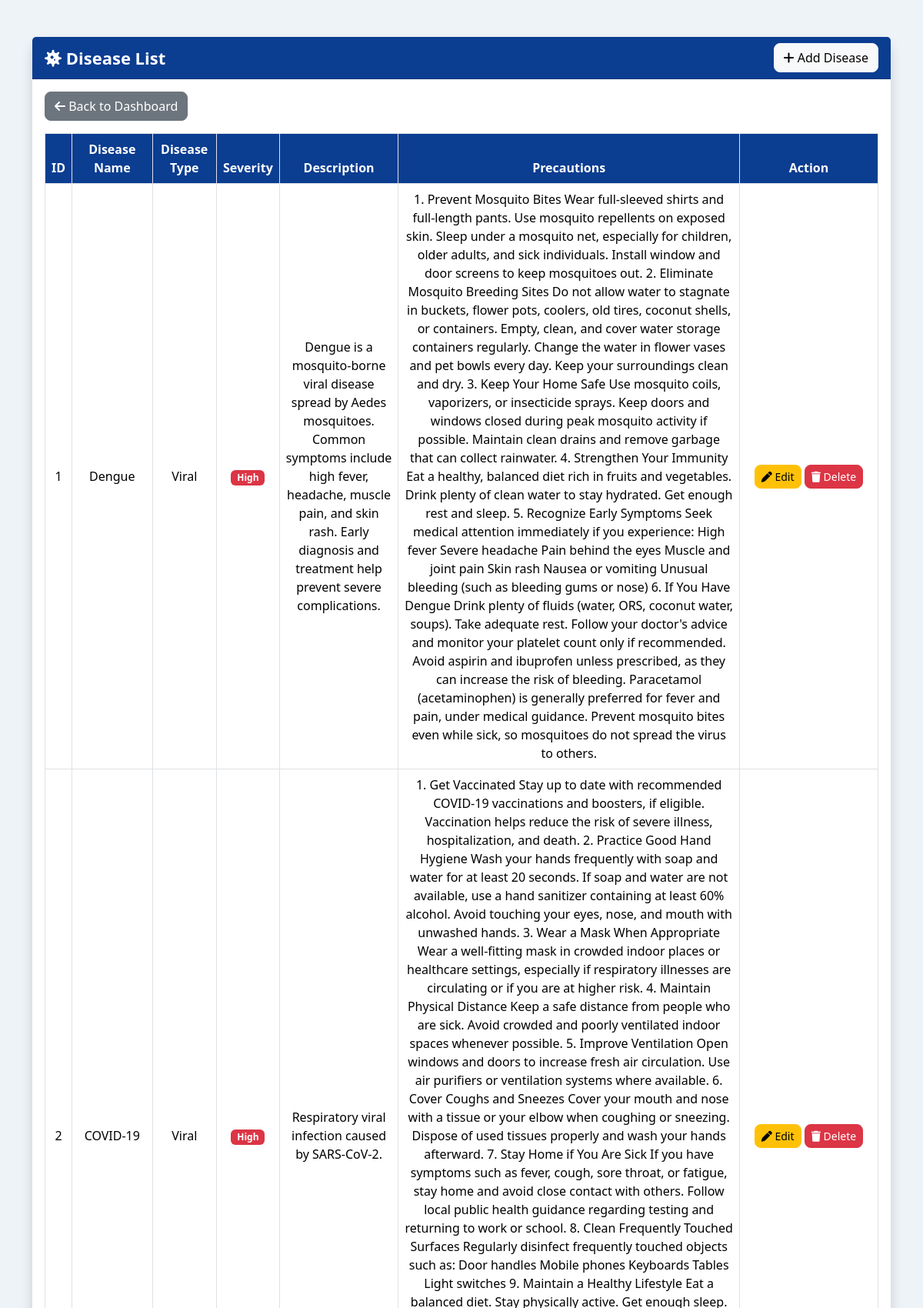
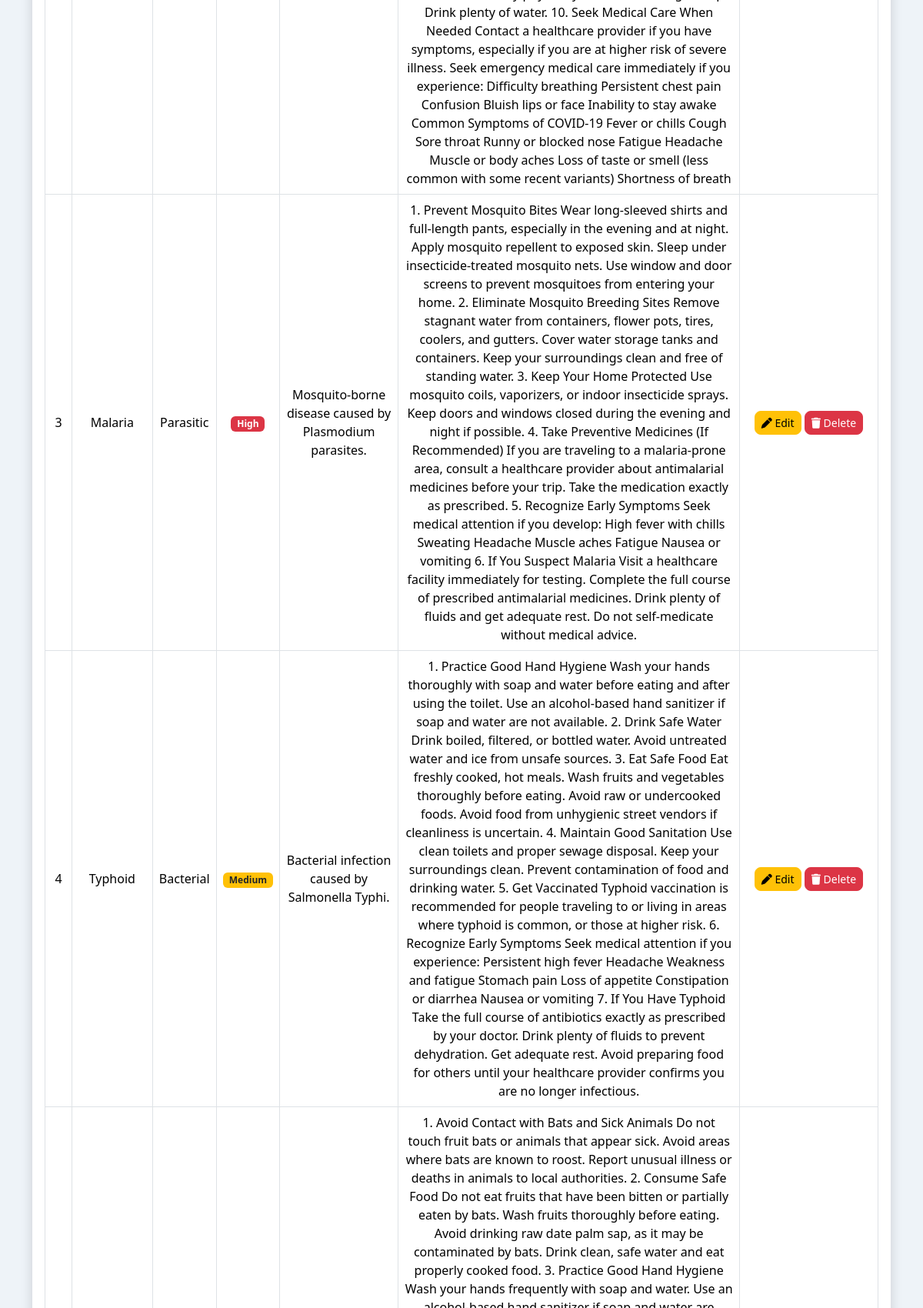
Page /disease_list/ (upper part) on the committed database (2 pictures, top to bottom).
### HelathApp/models.py (models this page shows, shortened)
class Disease(models.Model):
    SEVERITY = [
        ('Low','Low'),
        ('Medium','Medium'),
        ('High','High'),
    ]
    disease_name = models.CharField(max_length=100)
    disease_type = models.CharField(max_length=100)
    severity_level = models.CharField(
        max_length=20,
        choices=SEVERITY
    )
    description = models.TextField(blank=True)
    precautions = models.TextField(blank=True)

### HelathApp/views.py (the view)
# urls.py: path("disease_list/",views.disease_list,name="disease_list"),
def disease_list(request):
    diseases=Disease.objects.all()
    return render(
        request,
        "disease_list.html",
        {"diseases":diseases}
    )

### HelathApp/templates/disease_list.html (shortened to what this page needs)
<!DOCTYPE html>
<html lang="en">
<head>
<link href="https://cdn.jsdelivr.net/npm/bootstrap@5.3.3/dist/css/bootstrap.min.css" rel="stylesheet">
<link rel="stylesheet"
href="https://cdnjs.cloudflare.com/ajax/libs/font-awesome/6.5.2/css/all.min.css">
</head>
<body>
<div class="container mt-5">
<div class="card shadow">
<div class="card-header d-flex justify-content-between align-items-center">
<span>
<i class="fa-solid fa-virus"></i>
Disease List
</span>
<a href="{% url 'add_disease' %}" class="btn btn-light">
<i class="fa-solid fa-plus"></i>
Add Disease
</a>
</div>
<div class="card-body">
<div class="mb-3">
<a href="{% url 'adminhome' %}" class="btn btn-secondary">
<i class="fa-solid fa-arrow-left"></i>
Back to Dashboard
</a>
</div>
<table class="table table-bordered table-hover">
<thead>
<tr>
<th>ID</th>
<th>Disease Name</th>
<th>Disease Type</th>
<th>Severity</th>
<th>Description</th>
<th>Precautions</th>
<th width="180">Action</th>
</tr>
</thead>
<tbody>
{% for disease in diseases %}
<tr>
<td>{{ disease.id }}</td>
<td>{{ disease.disease_name }}</td>
<td>{{ disease.disease_type }}</td>
<td>
{% if disease.severity_level == "High" %}
<span class="badge bg-danger">
High
</span>
{% elif disease.severity_level == "Medium" %}
<span class="badge bg-warning text-dark">
Medium
</span>
{% else %}
<span class="badge bg-success">
Low
</span>
{% endif %}
</td>
<td>{{ disease.description }}</td>
<td>{{ disease.precautions }}</td>
<td>
<a href="{% url 'edit_disease' disease.id %}"
class="btn btn-warning btn-sm">
<i class="fa-solid fa-pen"></i>
Edit
</a>
<a href="{% url 'delete_disease' disease.id %}"
class="btn btn-danger btn-sm"
onclick="return confirm('Are you sure you want to delete this disease?')">
<i class="fa-solid fa-trash"></i>
Delete
</a>
</td>
</tr>
{% empty %}
<tr>
<td colspan="6" class="text-center">
No Disease Records Found
</td>
</tr>
{% endfor %}
</tbody>
</table>
</div>
</div>
</div>
</body>
</html>

### HelathApp/templates/disease_list.html (style rules this page uses)
body { background:#eef3f8; }
.card { border:none; border-radius:15px; }
.card-header { background:#0B3D91; color:white; font-size:22px; font-weight:bold; }
.table th { background:#0B3D91; color:white; text-align:center; }
.table td { text-align:center; vertical-align:middle; }
.btn { border-radius:8px; }

### rows in the picture
Disease: id "1", disease_name "Dengue", disease_type "Viral", severity_level "High", description "Dengue is a mosquito-borne viral disease spread by Aedes mosquitoes. Common symptoms include high fever, headache, muscle pain, and skin rash. Early diagnosis and treatment help prevent severe complications.", precautions "1. Prevent Mosquito Bites Wear full-sleeved shirts and full-length pants. Use mosquito repellents on exposed skin. Sleep under a mosquito net, especially for children, older adults, and sick individuals. Install window and door screens to keep mosquitoes out. 2. Eliminate Mosquito Breeding Sites Do not allow water to stagnate in buckets, flower pots, coolers, old tires, coconut shells, or containers. Empty, clean, and cover water storage containers regularly. Change the water in flower vases and pet bowls every day. Keep your surroundings clean and dry. 3. Keep Your Home Safe Use mosquito coils, vaporizers, or insecticide sprays. Keep doors and windows closed during peak mosquito activity…"
Disease: id "2", disease_name "COVID-19", disease_type "Viral", severity_level "High", description "Respiratory viral infection caused by SARS-CoV-2.", precautions "1. Get Vaccinated Stay up to date with recommended COVID-19 vaccinations and boosters, if eligible. Vaccination helps reduce the risk of severe illness, hospitalization, and death. 2. Practice Good Hand Hygiene Wash your hands frequently with soap and water for at least 20 seconds. If soap and water are not available, use a hand sanitizer containing at least 60% alcohol. Avoid touching your eyes, nose, and mouth with unwashed hands. 3. Wear a Mask When Appropriate Wear a well-fitting mask in crowded indoor places or healthcare settings, especially if respiratory illnesses are circulating or if you are at higher risk. 4. Maintain Physical Distance Keep a safe distance from people who are…"
Disease: id "3", disease_name "Malaria", disease_type "Parasitic", severity_level "High", description "Mosquito-borne disease caused by Plasmodium parasites.", precautions "1. Prevent Mosquito Bites Wear long-sleeved shirts and full-length pants, especially in the evening and at night. Apply mosquito repellent to exposed skin. Sleep under insecticide-treated mosquito nets. Use window and door screens to prevent mosquitoes from entering your home. 2. Eliminate Mosquito Breeding Sites Remove stagnant water from containers, flower pots, tires, coolers, and gutters. Cover water storage tanks and containers. Keep your surroundings clean and free of standing water. 3. Keep Your Home Protected Use mosquito coils, vaporizers, or indoor insecticide sprays. Keep doors and windows closed during the evening and night if possible. 4. Take Preventive Medicines (If…"
Disease: id "4", disease_name "Typhoid", disease_type "Bacterial", severity_level "Medium", description "Bacterial infection caused by Salmonella Typhi.", precautions "1. Practice Good Hand Hygiene Wash your hands thoroughly with soap and water before eating and after using the toilet. Use an alcohol-based hand sanitizer if soap and water are not available. 2. Drink Safe Water Drink boiled, filtered, or bottled water. Avoid untreated water and ice from unsafe sources. 3. Eat Safe Food Eat freshly cooked, hot meals. Wash fruits and vegetables thoroughly before eating. Avoid raw or undercooked foods. Avoid food from unhygienic street vendors if cleanliness is uncertain. 4. Maintain Good Sanitation Use clean toilets and proper sewage disposal. Keep your surroundings clean. Prevent contamination of food and drinking water. 5. Get Vaccinated Typhoid…"
